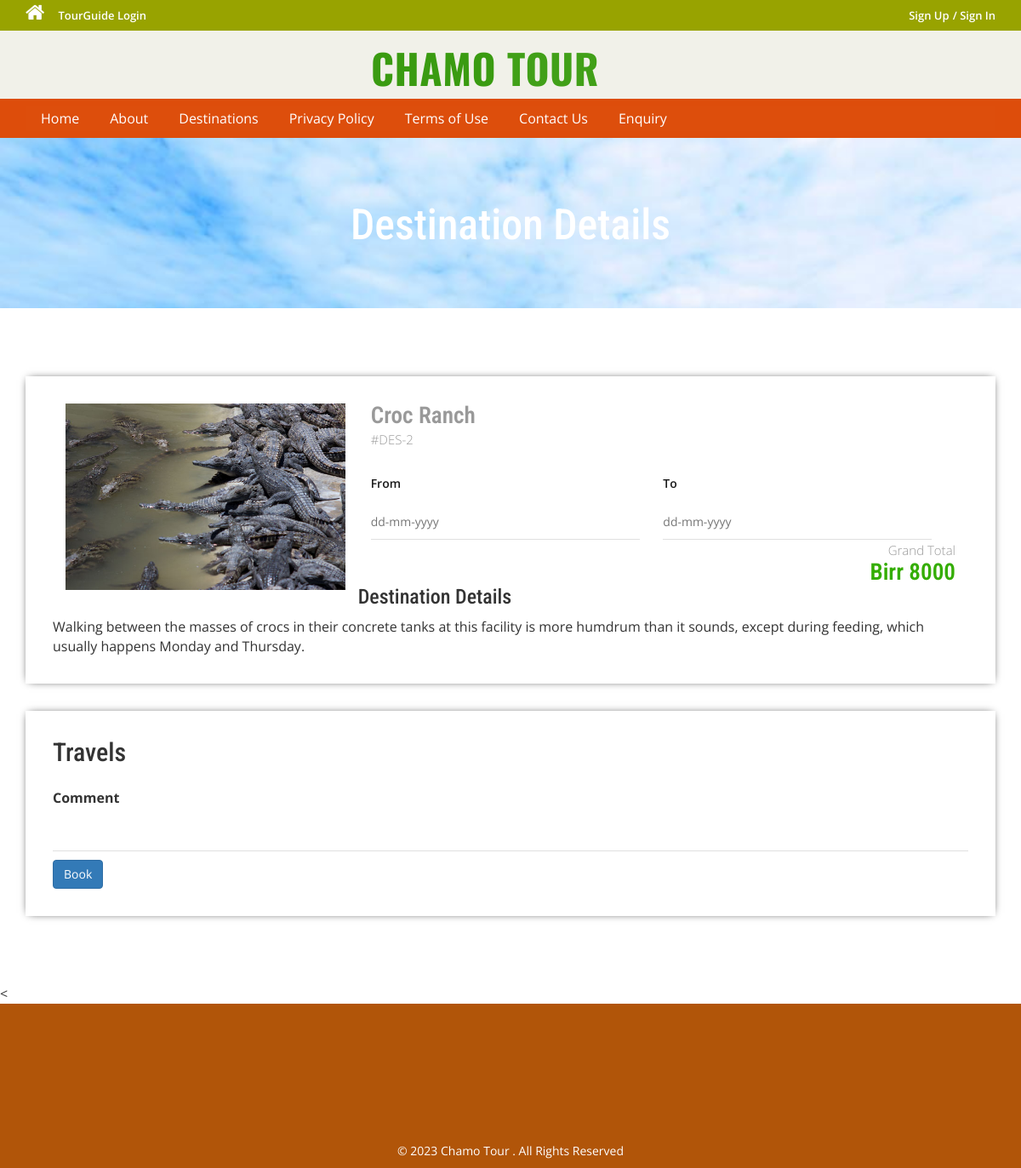
Page /destination-detail.php?desid=2 on the committed database.
### tables this page shows
CREATE TABLE `tbltourdestinations` (
  `DestinationId` int(11) NOT NULL,
  `DestinationName` varchar(200) DEFAULT NULL,
  `DestinationPrice` int(11) DEFAULT NULL,
  `DestinationDescription` mediumtext DEFAULT NULL,
  `DestinationImage` varchar(100) DEFAULT NULL,
  `Creationdate` timestamp NULL DEFAULT current_timestamp(),
  `UpdationDate` timestamp NULL DEFAULT NULL ON UPDATE current_timestamp()
);

### destination-detail.php (the view, shortened to what this page needs)
<?php
include('includes/config.php');
?>
<!DOCTYPE HTML>
<html>
<head>
<link href="css/bootstrap.css" rel='stylesheet' type='text/css' />
<link href="css/style.css" rel='stylesheet' type='text/css' />
<link href="css/font-awesome.css" rel="stylesheet">
<link href="css/animate.css" rel="stylesheet" type="text/css" media="all">
<link rel="stylesheet" href="./css/jquery-ui.css" />
</head>
<body>
<?php include('includes/header.php');?>
<div class="banner-3">
	<div class="container">
		<h1 class="wow zoomIn animated animated" data-wow-delay=".5s" style="visibility: visible; animation-delay: 0.5s; animation-name: zoomIn;"> Destination Details</h1>
	</div>
</div>
<div class="selectroom">
	<div class="container">
<?php
$did=intval($_GET['desid']);
$sql = "SELECT * from tbltourdestinations where DestinationId=:did";
$query = $dbh->prepare($sql);
$query -> bindParam(':did', $did, PDO::PARAM_STR);
$query->execute();
$results=$query->fetchAll(PDO::FETCH_OBJ);
if($query->rowCount() > 0)
{
foreach($results as $result)
{	?>
<form name="book" method="post">
		<div class="selectroom_top">
			<div class="col-md-4 selectroom_left wow fadeInLeft animated" data-wow-delay=".5s">
				<img src="admin/destinationimages/<?php echo htmlentities($result->DestinationImage);?>" class="img-responsive" alt="">
			</div>
			<div class="col-md-8 selectroom_right wow fadeInRight animated" data-wow-delay=".5s">
				<h2><?php echo htmlentities($result->DestinationName);?></h2>
				<p class="dow">#DES-<?php echo htmlentities($result->DestinationId);?></p>
					<div class="ban-bottom">
				<div class="bnr-right">
				<label class="inputLabel">From</label>
				<input class="date" id="datepicker" type="text" placeholder="dd-mm-yyyy"  name="fromdate" required="">
			</div>
			<div class="bnr-right">
				<label class="inputLabel">To</label>
				<input class="date" id="datepicker1" type="text" placeholder="dd-mm-yyyy" name="todate" required="">
			</div>
			</div>
				<div class="grand">
					<p>Grand Total</p>
					<h3>Birr 8000</h3>
				</div>
			</div>
		<h3>Destination Details</h3>
				<p style="padding-top: 1%"><?php echo htmlentities($result->DestinationDescription);?> </p>
		</div>
		<div class="selectroom_top">
			<h2>Travels</h2>
			<div class="selectroom-info animated wow fadeInUp animated" data-wow-duration="1200ms" data-wow-delay="500ms" style="visibility: visible; animation-duration: 1200ms; animation-delay: 500ms; animation-name: fadeInUp; margin-top: -70px">
				<ul>
					<li class="spe">
						<label class="inputLabel">Comment</label>
						<input class="special" type="text" name="comment" required="">
					</li>
					<?php if($_SESSION['login'])
					{?>
						<li class="spe" align="center">
					<button type="submit" name="submit2" class="btn-primary btn">Book</button>
						</li>
						<?php } else {?>
							<li class="sigi" align="center" style="margin-top: 1%">
							<a href="#" data-toggle="modal" data-target="#myModal4" class="btn-primary btn" > Book</a></li>
							<?php } ?>
				</ul>
			</div>
		</div>
		</form>
<?php }} ?>
	</div>
</div>
<
<?php include('includes/footer.php');?>
</body>
</html>

### css/style.css (style rules this page uses)
html, body { font-size: 100%; background: #fff; font-family: 'Open Sans', sans-serif; }
body a,.grid_1,plan_1,plan_1.one,plan_1.two,i.icon1, i.icon2, i.icon3, i.icon4, i.icon5, i.icon6 { transition:0.5s all; -webkit-transition:0.5s all; -moz-transition:0.5s all; -o-transition:0.5s all; -ms-transition:0.5s all; }
h1,h2,h3,h4,h5,h6 { margin:0; font-family: 'Roboto Condensed', sans-serif; }
p { margin:0; }
ul { margin:0; padding:0; }
label { margin:0; }
.bnr-right input[type="text"] { width: 95%; color: #9E9E9E; outline: none; font-size: 14px; padding: 10px 10px; border: 1px solid #9E9E9E; -webkit-appearance: none; margin-top: 10px; }
.date { background: url(../images/date-icon.png) no-repeat 95.5% 45% #fff; cursor: pointer; }
.ban-top .inputLabel,.ban-bottom .inputLabel { display: block; font-weight: 600; font-size: 14px; margin-bottom: 5px; color: #191919; }
.bnr-right { float: left; width:50%; }
.ban-bottom { margin-top: 30px; }
.banner-3 { background: url(../images/haile.jpg); background-repeat: no-repeat; background-size: cover; -webkit-background-size: cover; -o-background-size: cover; -ms-background-size: cover; -moz-background-size: cover; min-height:200px; }
.banner-3 h1 { font-size: 50px; margin-bottom: 40px; padding: 1.5em 0 0; text-align: center; color: #fff; }
.selectroom { padding: 5em 0 3em; }
.selectroom_top { padding: 2em; box-shadow: 0px 0px 10px -4px #000; margin-bottom: 2em; }
.grand { text-align: right; }
.selectroom_right h2 { font-size: 1.7em; color: #999; font-weight: 600; margin: 0; }
.selectroom_right h3 { font-size: 1.7em; font-weight: 600; color:#34ad00; }
p.dow { font-size: 15px; color: #999; font-weight: 300; line-height: 1.8em; margin-bottom:1em; }
.selectroom_right p { font-size: 15px; line-height: 1.6em; font-weight: 300; color: #999; }
.selectroom-info li { display: inline-block; float: left; }
.selectroom input[type="text"] { width: 92%; color: #9E9E9E; outline: none; font-size: 14px; padding: 10px 0px; border: none; border-bottom:1px solid rgba(0,0,0,.12); -webkit-appearance: none; margin-top: 10px; }
.selectroom-info ul { margin-top: 3em; }
li.spe { width: 100%; margin-top: 3em; }
li.spe input[type="text"] { width: 100%; }

### rows in the picture
tbltourdestinations: DestinationImage (picture), DestinationName "Croc Ranch", DestinationId "2", DestinationDescription "Walking between the masses of crocs in their concrete tanks at this facility is more humdrum than it sounds, except during feeding, which usually happens Monday and Thursday."
